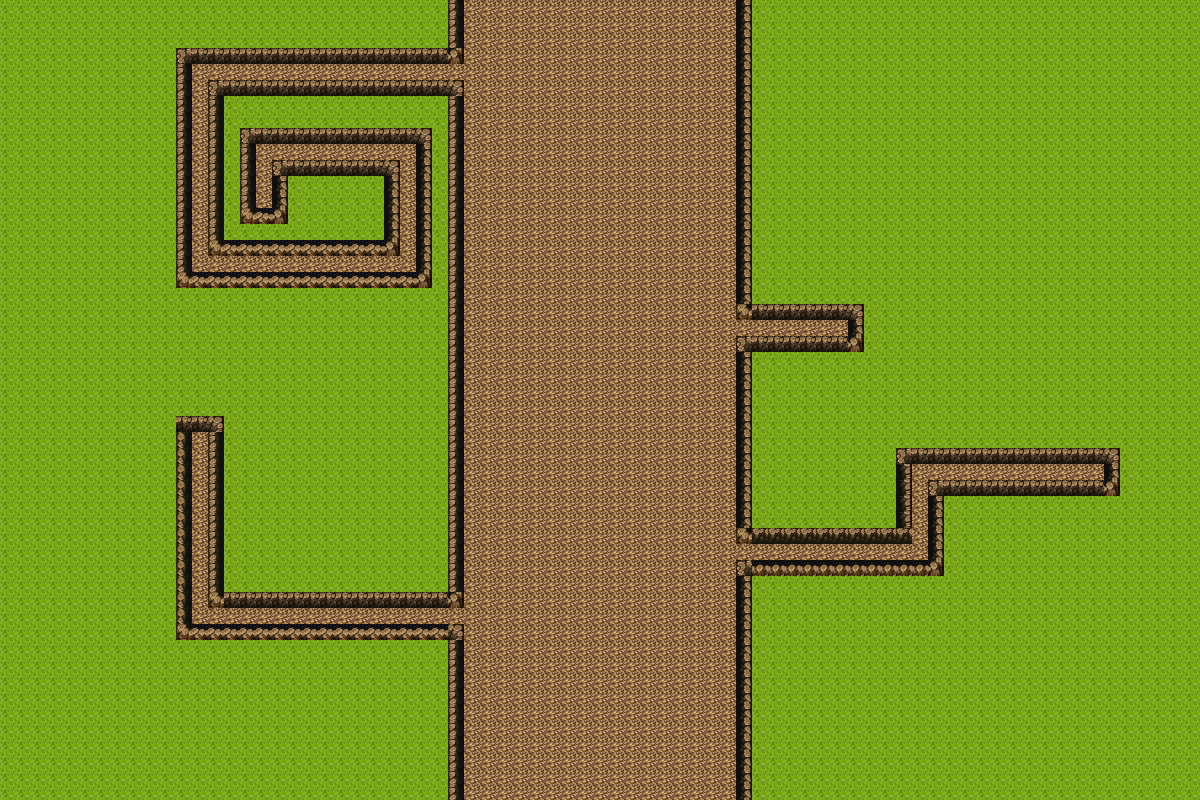

Below is a game level as drawn by its tile map, then a one-line description and the .tmx that defines it (tile-layer data replaced by summaries):
An orthogonal 75x50 tile map with 16x16 px tiles, 1 tile layer (Tile Layer 1).

<map version="1.0" orientation="orthogonal" renderorder="right-down" width="75" height="50" tilewidth="16" tileheight="16" nextobjectid="5">
 <tileset firstgid="1" name="Tiles" tilewidth="16" tileheight="16" tilecount="960">
  <image source="tileSet2.png" width="512" height="480" />
  <tile id="704">
   <properties>
    <property name="blocked" value="" />
   </properties>
  </tile>
  <tile id="705">
   <properties>
    <property name="blocked" value="" />
   </properties>
  </tile>
  <tile id="706">
   <properties>
    <property name="blocked" value="" />
   </properties>
  </tile>
  <tile id="707">
   <properties>
    <property name="blocked" value="" />
   </properties>
  </tile>
  <tile id="736">
   <properties>
    <property name="blocked" value="" />
   </properties>
  </tile>
  <tile id="739">
   <properties>
    <property name="blocked" value="" />
   </properties>
  </tile>
  <tile id="768">
   <properties>
    <property name="blocked" value="" />
   </properties>
  </tile>
  <tile id="771">
   <properties>
    <property name="blocked" value="" />
   </properties>
  </tile>
  <tile id="800">
   <properties>
    <property name="blocked" value="" />
   </properties>
  </tile>
  <tile id="801">
   <properties>
    <property name="blocked" value="" />
   </properties>
  </tile>
  <tile id="802">
   <properties>
    <property name="blocked" value="" />
   </properties>
  </tile>
  <tile id="803">
   <properties>
    <property name="blocked" value="" />
   </properties>
  </tile>
 </tileset>
 <layer name="Tile Layer 1" width="75" height="50">
  <data>[3750 cells, 3750 non-empty, 14 distinct tile ids]</data>
 </layer>
 <objectgroup name="Walls" />
</map>
